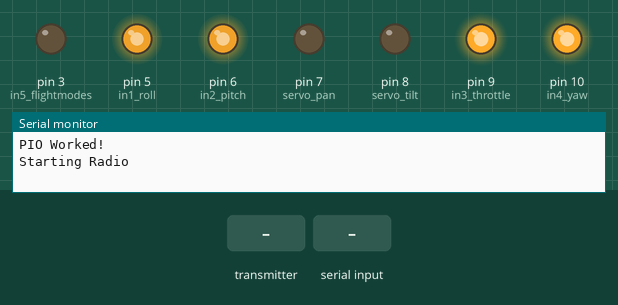
Recording of a sketch running on a simulated Arduino Uno, built with avr-gcc and run on an emulated ATmega328P. Parts: output pins drawn as LEDs (lit = HIGH), the last lines printed to the serial monitor. The test bench sets the inputs (shaded band). No radio packets arrive unless stated.

Above: at 1.2 s.
1.3 s: the transmitter starts sending LButton = 1
At 1.6 s:
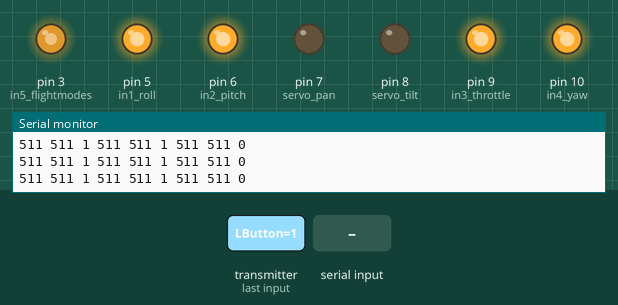
2.8 s: "y" received over Serial
At 3.1 s:
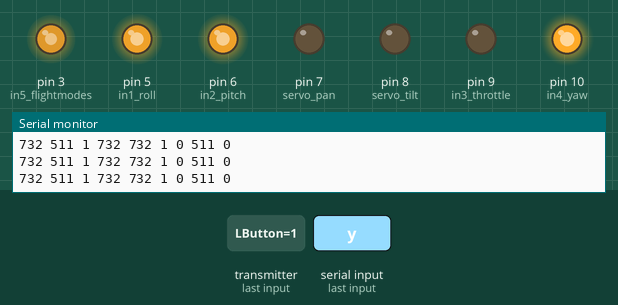
4.3 s: the transmitter starts sending RButton = 0
At 5.5 s:
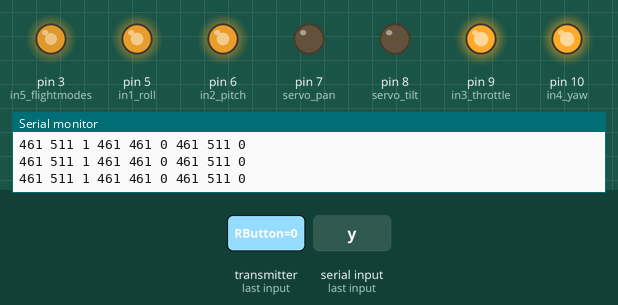
Timing chart, 0 to 7.3 s (numbered marks = the images above; inputs shaded):
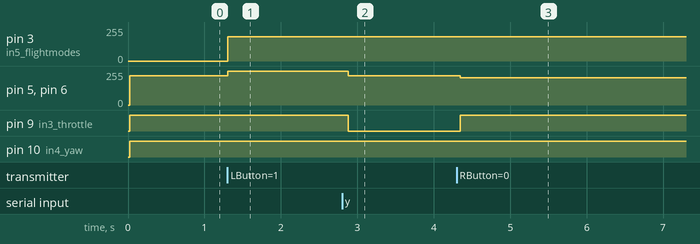

The sketch:

promicro_RF_Receiver.ino
```cpp
#include <SPI.h>
#include <nRF24L01.h>
#include <RF24.h>

// Set up PPM Enoder PWM Pins
const int in1_roll = 5;
const int in2_pitch = 6;
const int in3_throttle = 9;
const int in4_yaw = 10;
const int in5_flightmodes = 3;

// Set Up RF Pins and External Information
RF24 radio(2, 4); // CE, CSN
const byte address[6] = "00501";
const uint8_t  channel = 122;

// Set Up Camera Gimbal Pins
const int servo_pan = 7;
const int servo_tilt = 8;

// Tranciever Timeout Control Variables
unsigned long lastReceiveTime = 0;
unsigned long currentTime = 0;

// Toggle Button Variables
bool lockThrottle = false;
bool panicButton = false;
int prevLButton = 1;
int prevRButton = 1;
int lockThrottleValue = 0;
bool piControl = false;

// Tested Control Values
// Low End 461 || High End 1003
const int LOW_END = 461;
const int HIGH_END = 1003;
const int MID_VAL = (HIGH_END + LOW_END) / 2;
//Guess Values For Baby Mode
const int LOW_END_BBY = 602;
const int HIGH_END_BBY = 862;

// Data Array
const int len = 9;
int sensorData[len];

// Max size 32 bytes because of buffer limit
struct CMD_Packet {
  byte LButton;
  byte RButton;
  byte LStickXL;
  byte LStickXH;
  byte LStickYL;
  byte LStickYH;
  byte RStickXL;
  byte RStickXH;
  byte RStickYL;
  byte RStickYH;
  byte LTrimL;
  byte LTrimH;
  byte RTrimL;
  byte RTrimH;
  byte BbyMode;
};

CMD_Packet packet;

void setup() {
    // Set Up Serial Comms - Debug
    Serial.begin(9600);

    Serial.println("PIO Worked!");

    // Set up Radio
    radio.begin();
    radio.openReadingPipe(1, address);
    radio.setPALevel(RF24_PA_MIN,0);
    radio.setChannel(channel);
    Serial.println("Starting Radio");
    resetData();
    radio.startListening();

    // Halve frequency on pin 3 to 480Hz to account for PWM frequency difference
    TCCR0B = (1 << CS01) | (1 << CS00); // 0x03, x64
    TCCR0A = (1 << WGM00); // 0x01, phase correct

    // Describe Input Pins
    pinMode(in1_roll, OUTPUT);
    pinMode(in2_pitch, OUTPUT);
    pinMode(in3_throttle, OUTPUT);
    pinMode(in4_yaw, OUTPUT);
    pinMode(in5_flightmodes, OUTPUT);

    pinMode(servo_pan, OUTPUT);
    pinMode(servo_tilt, OUTPUT);

    // Set all PWM to lowest initially (IMPORTANT)
    analogWrite(in1_roll, 0);
    analogWrite(in2_pitch, 0);
    analogWrite(in3_throttle, 0);
    analogWrite(in4_yaw, 0);
    analogWrite(in5_flightmodes, 0);

    // Fill Data Array With Dummy Data
    for (int i = 0; i < len; i++)
    {
    sensorData[i] = 0;
    }
}
void loop() {
    // Check Serial for RPi Inputs
    RPiSerial();

    if (radio.available()) {
    radio.read(&packet, sizeof(CMD_Packet));

    // Place data from the transmitter module into array
    sensorData[0] = packet.LStickXL | ((packet.LStickXH&0x03)<<8);   // Left Stick X Axis
    sensorData[1] = packet.LStickYL | ((packet.LStickYH&0x03)<<8);   // Left Stick Y Axis
    sensorData[2] = packet.LButton;   // Left Button
    sensorData[3] = packet.RStickXL | ((packet.RStickXH&0x03)<<8);   // Right Stick X Axis
    sensorData[4] = packet.RStickYL | ((packet.RStickYH&0x03)<<8);   // Right Stick Y Axis
    sensorData[5] = packet.RButton;   // Right Button
    sensorData[6] = packet.LTrimL | ((packet.LTrimH&0x03)<<8);     // Left Pot
    sensorData[7] = packet.RTrimL | ((packet.RTrimH&0x03)<<8);     // Right Pot
    sensorData[8] = packet.BbyMode;


    // Check for Toggle Buttons (Left = lock toggle for safety)
    if (!packet.LButton) // If button is pressed | button = LOW
    {
        if (prevLButton != packet.LButton) // Check to see if it was a held button (prevvalue)
        {
        lockThrottle = !lockThrottle; // If it was different value turn lock variable on
        prevLButton = packet.LButton; // Set the prev value to ON position to prevent hold
        lockThrottleValue = sensorData[6]; // packet.Ltrim
        }
    }
    else
    {
        prevLButton = packet.LButton; // If button released, then set prev value back to 1
    }

    // Check Toggle Buttons (Right = PANIC BUTTON)
    if (!packet.RButton)
    {
        if (prevRButton != packet.RButton)
        {
        panicButton = !panicButton;
        prevRButton = packet.RButton;
        }
    }
    else
    {
        prevRButton = packet.RButton;
    }

    // Initiate lockthrottle and panicbutton modes
    if (panicButton)
    {
        // Set all PWM to zero for out of control drone
        analogWrite(in1_roll, LOW_END);
        analogWrite(in2_pitch, LOW_END);
        analogWrite(in3_throttle, LOW_END);
        analogWrite(in4_yaw, LOW_END);
        sensorData[0] = LOW_END; // FOR TESTING PURPOSES ONLY!!!
        sensorData[6] = LOW_END; // FOR TESTING PURPOSES ONLY!!!
        sensorData[3] = LOW_END; // FOR TESTING PURPOSES ONLY!!!
        sensorData[4] = LOW_END; // FOR TESTING PURPOSES ONLY!!!
    }
    else if (lockThrottle || piControl) // Lock throttle to current value, lock the rest to 50% duty cycle
    {
        analogWrite(in1_roll, MID_VAL);
        analogWrite(in2_pitch, MID_VAL);
        analogWrite(in3_throttle, lockThrottleValue);
        analogWrite(in4_yaw, MID_VAL);
        sensorData[0] = MID_VAL; // FOR TESTING PURPOSES ONLY!!!
        sensorData[6] = lockThrottleValue; // FOR TESTING PURPOSES ONLY!!!
        sensorData[3] = MID_VAL; // FOR TESTING PURPOSES ONLY!!!
        sensorData[4] = MID_VAL; // FOR TESTING PURPOSES ONLY!!!
    }
    else
    {
        // Assign controller values to PPM Encoder 1:1 ratio
        analogWrite(in1_roll, sensorData[4]);
        analogWrite(in2_pitch, sensorData[3]);
        analogWrite(in3_throttle, sensorData[6]); // LTrim
        analogWrite(in4_yaw, sensorData[0]);
        analogWrite(in5_flightmodes, map(sensorData[7],0,1023,115,250)); // RTrim
    }

    // Print array of information into Serial Monitor
    String printString = "";
    for (int i = 0; i < len; i++)
    {
        printString += String(sensorData[i]) + " ";
    }
    Serial.println(printString);
    delay(50);
    }
    else
    {
    // Throttle lock as last resort (INSERT GOOD LANDING PROCEDURE HERE LATER)
    analogWrite(in1_roll, MID_VAL);
    analogWrite(in2_pitch, MID_VAL);
    analogWrite(in3_throttle, MID_VAL - 100);
    analogWrite(in4_yaw, MID_VAL);
    }

    currentTime = millis();
    if ( currentTime - lastReceiveTime > 1000 ) { // If current time is more then 1 second since we have recived the last data, that means we have lost connection
    resetData(); // If connection is lost, reset the data. It prevents unwanted behavior, for example if a drone has a throttle up and we lose connection, it can keep flying unless we reset the values
    }
}

// [Function] Checks to see if serial data has been recieved from the Raspberry Pi
void RPiSerial()
{
    if (Serial.available() > 0)
    {
        char command = Serial.read();
        if (command == 'y')
        {
            Serial.println("Detected! Auto-Panic Mode Toggled!");
            piControl = !piControl;
        }
    }
}

// [Function] Reset data when there is no radio connection - Set initial default values
void resetData() {
  // Reset the values when there is no radio connection - Set initial default values
  packet.LButton = 1;
  packet.RButton = 1;
  packet.LStickXL = 0xFF;
  packet.LStickYL = 0xFF;
  packet.RStickXL = 0xFF;
  packet.RStickYL = 0xFF;
  packet.LTrimL = 0xFF;
  packet.RTrimL = 0xFF;
  packet.LStickXH = 0x01;
  packet.LStickYH = 0x01;
  packet.RStickXH = 0x01;
  packet.RStickYH = 0x01;
  packet.LTrimH = 0x01;
  packet.RTrimH = 0x01;
}
```

Measured:
- after the input at 1.3 s, pin 3 (in5_flightmodes): 0/255 → 182/255 at once; pin 5 (in1_roll), pin 6 (in2_pitch): 220/255 → 255/255 at once
- after the input at 2.8 s, pin 5 (in1_roll), pin 6 (in2_pitch): 255/255 → 220/255 after 0.08 s; pin 9 (in3_throttle): HIGH → LOW after 0.08 s
- after the input at 4.3 s, pin 5 (in1_roll), pin 6 (in2_pitch): 220/255 → 205/255 after 0.05 s; pin 9 (in3_throttle): LOW → HIGH after 0.05 s
